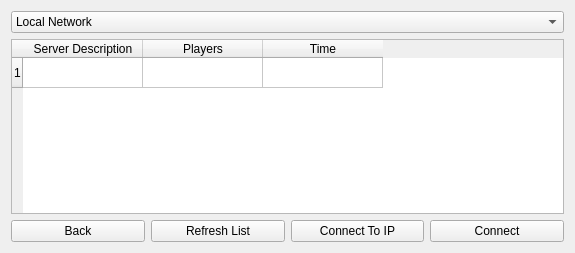
<?xml version="1.0" encoding="UTF-8"?>
<ui version="4.0">
 <class>ServerMenu</class>
 <widget class="QWidget" name="ServerMenu">
  <property name="geometry">
   <rect>
    <x>0</x>
    <y>0</y>
    <width>575</width>
    <height>253</height>
   </rect>
  </property>
  <property name="windowTitle">
   <string>Form</string>
  </property>
  <layout class="QVBoxLayout" name="verticalLayout">
   <item>
    <widget class="QComboBox" name="NetworkModeSelection">
     <item>
      <property name="text">
       <string>Local Network</string>
      </property>
     </item>
     <item>
      <property name="text">
       <string>Internet</string>
      </property>
     </item>
    </widget>
   </item>
   <item>
    <widget class="QTableWidget" name="ServerList">
     <property name="editTriggers">
      <set>QAbstractItemView::NoEditTriggers</set>
     </property>
     <property name="showDropIndicator" stdset="0">
      <bool>false</bool>
     </property>
     <property name="dragDropOverwriteMode">
      <bool>false</bool>
     </property>
     <property name="selectionMode">
      <enum>QAbstractItemView::SingleSelection</enum>
     </property>
     <property name="selectionBehavior">
      <enum>QAbstractItemView::SelectRows</enum>
     </property>
     <property name="columnCount">
      <number>3</number>
     </property>
     <attribute name="horizontalHeaderVisible">
      <bool>true</bool>
     </attribute>
     <attribute name="horizontalHeaderDefaultSectionSize">
      <number>120</number>
     </attribute>
     <row>
      <property name="text">
       <string>1</string>
      </property>
     </row>
     <column>
      <property name="text">
       <string>Server Description</string>
      </property>
     </column>
     <column>
      <property name="text">
       <string>Players</string>
      </property>
     </column>
     <column>
      <property name="text">
       <string>Time</string>
      </property>
     </column>
    </widget>
   </item>
   <item>
    <layout class="QHBoxLayout" name="horizontalLayout">
     <item>
      <widget class="QPushButton" name="BackButton">
       <property name="text">
        <string>Back</string>
       </property>
      </widget>
     </item>
     <item>
      <widget class="QPushButton" name="RefreshButton">
       <property name="text">
        <string>Refresh List</string>
       </property>
      </widget>
     </item>
     <item>
      <widget class="QPushButton" name="IPConnectButton">
       <property name="text">
        <string>Connect To IP</string>
       </property>
      </widget>
     </item>
     <item>
      <widget class="QPushButton" name="ServerConnect">
       <property name="text">
        <string>Connect</string>
       </property>
      </widget>
     </item>
    </layout>
   </item>
  </layout>
 </widget>
 <resources/>
 <connections/>
</ui>
